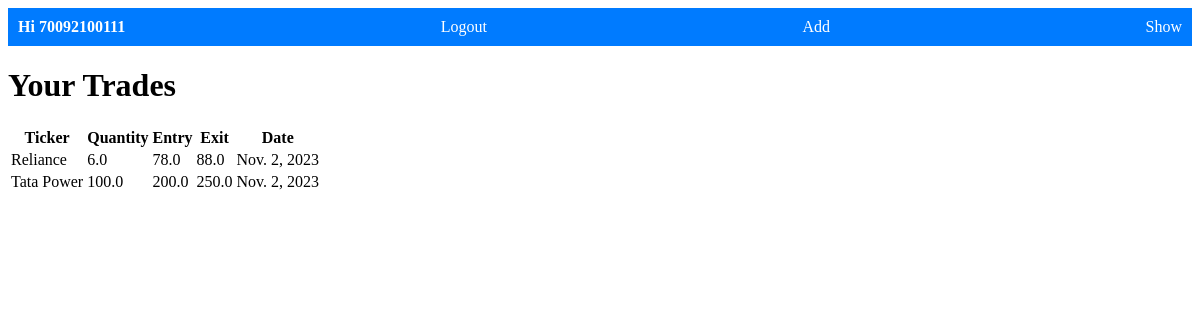
Page /list/ (signed in) on the earlier database version.
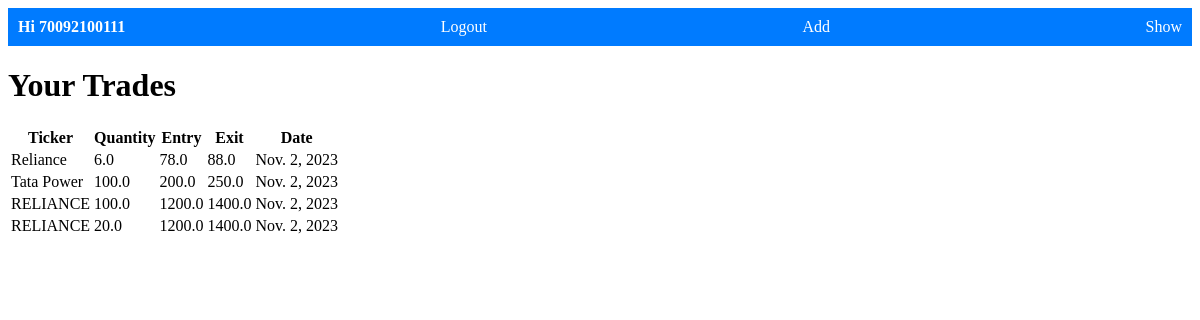
Same page on the later database version.
### trade/models.py (models this page shows)
class Trade(models.Model):
    user = models.ForeignKey(User, on_delete=models.CASCADE)
    Ticker = models.CharField(max_length=100)
    Quantity = models.FloatField(max_length=100)
    Entry = models.FloatField(max_length=100)
    Exit = models.FloatField(max_length=100)
    Date = models.DateField(default=date.today())

### trade/views.py (the view)
# urls.py: path('list/', views.trade_list, name='trade_list'),
@login_required
def trade_list(request):
    trades = Trade.objects.filter(user=request.user)
    return render(request, "trade_list.html", {"trades": trades})

### templates/trade_list.html
{% extends 'base.html' %}
{% block content %}
<h1>Your Trades</h1>
    <table>
        <tr>
            <th>Ticker</th>
            <th>Quantity</th>
            <th>Entry</th>
            <th>Exit</th>
            <th>Date</th>
        </tr>
        {% for trade in trades %}
        <tr>
            <td>{{ trade.Ticker }}</td>
            <td>{{ trade.Quantity }}</td>
            <td>{{ trade.Entry }}</td>
            <td>{{ trade.Exit }}</td>
            <td>{{ trade.Date }}</td>
        </tr>
        {% endfor %}
    </table>
{% endblock content%}

Differences in the rows shown:
added Trade: Ticker "RELIANCE", Quantity "100.0", Entry "1200.0", Exit "1400.0", Date "Nov. 2, 2023"
added Trade: Ticker "RELIANCE", Quantity "20.0", Entry "1200.0", Exit "1400.0", Date "Nov. 2, 2023"
